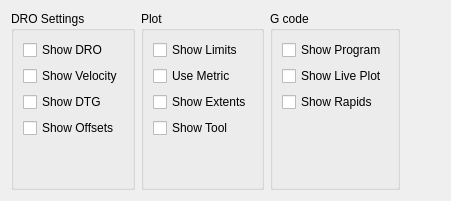
          <widget class="QWidget" name="tab_9">
           <attribute name="title">
            <string>Settings</string>
           </attribute>
           <layout class="QGridLayout" name="gridLayout_24">
            <item row="0" column="1">
             <widget class="QGroupBox" name="groupBox_4">
              <property name="title">
               <string>Plot</string>
              </property>
              <layout class="QGridLayout" name="gridLayout_26">
               <item row="1" column="0">
                <widget class="QCheckBox" name="view_limits_cb">
                 <property name="text">
                  <string>Show Limits</string>
                 </property>
                </widget>
               </item>
               <item row="5" column="0">
                <spacer name="verticalSpacer_3">
                 <property name="orientation">
                  <enum>Qt::Vertical</enum>
                 </property>
                 <property name="sizeHint" stdset="0">
                  <size>
                   <width>20</width>
                   <height>40</height>
                  </size>
                 </property>
                </spacer>
               </item>
               <item row="3" column="0">
                <widget class="QCheckBox" name="view_extents_option_cb">
                 <property name="text">
                  <string>Show Extents</string>
                 </property>
                </widget>
               </item>
               <item row="2" column="0">
                <widget class="QCheckBox" name="view_metric_units_cb">
                 <property name="text">
                  <string>Use Metric</string>
                 </property>
                </widget>
               </item>
               <item row="4" column="0">
                <widget class="QCheckBox" name="view_tool_cb">
                 <property name="text">
                  <string>Show Tool</string>
                 </property>
                </widget>
               </item>
              </layout>
             </widget>
            </item>
            <item row="0" column="3">
             <spacer name="horizontalSpacer_2">
              <property name="orientation">
               <enum>Qt::Horizontal</enum>
              </property>
              <property name="sizeHint" stdset="0">
               <size>
                <width>40</width>
                <height>20</height>
               </size>
              </property>
             </spacer>
            </item>
            <item row="0" column="0">
             <widget class="QGroupBox" name="groupBox_3">
              <property name="title">
               <string>DRO Settings</string>
              </property>
              <layout class="QGridLayout" name="gridLayout_25">
               <item row="4" column="0">
                <spacer name="verticalSpacer_2">
                 <property name="orientation">
                  <enum>Qt::Vertical</enum>
                 </property>
                 <property name="sizeHint" stdset="0">
                  <size>
                   <width>20</width>
                   <height>40</height>
                  </size>
                 </property>
                </spacer>
               </item>
               <item row="1" column="0">
                <widget class="QCheckBox" name="view_velocity_cb">
                 <property name="text">
                  <string>Show Velocity</string>
                 </property>
                </widget>
               </item>
               <item row="0" column="0">
                <widget class="QCheckBox" name="view_dro_cb">
                 <property name="text">
                  <string>Show DRO</string>
                 </property>
                </widget>
               </item>
               <item row="2" column="0">
                <widget class="QCheckBox" name="view_dtg_cb">
                 <property name="text">
                  <string>Show DTG</string>
                 </property>
                </widget>
               </item>
               <item row="3" column="0">
                <widget class="QCheckBox" name="view_offsets_cb">
                 <property name="text">
                  <string>Show Offsets</string>
                 </property>
                </widget>
               </item>
              </layout>
             </widget>
            </item>
            <item row="0" column="2">
             <widget class="QGroupBox" name="groupBox_5">
              <property name="title">
               <string>G code</string>
              </property>
              <layout class="QGridLayout" name="gridLayout_27">
               <item row="0" column="0">
                <widget class="QCheckBox" name="view_program_cb">
                 <property name="text">
                  <string>Show Program</string>
                 </property>
                </widget>
               </item>
               <item row="3" column="0">
                <spacer name="verticalSpacer_4">
                 <property name="orientation">
                  <enum>Qt::Vertical</enum>
                 </property>
                 <property name="sizeHint" stdset="0">
                  <size>
                   <width>20</width>
                   <height>40</height>
                  </size>
                 </property>
                </spacer>
               </item>
               <item row="2" column="0">
                <widget class="QCheckBox" name="view_rapids_cb">
                 <property name="text">
                  <string>Show Rapids</string>
                 </property>
                </widget>
               </item>
               <item row="1" column="0">
                <widget class="QCheckBox" name="view_live_plot_cb">
                 <property name="text">
                  <string>Show Live Plot</string>
                 </property>
                </widget>
               </item>
              </layout>
             </widget>
            </item>
           </layout>
          </widget>
